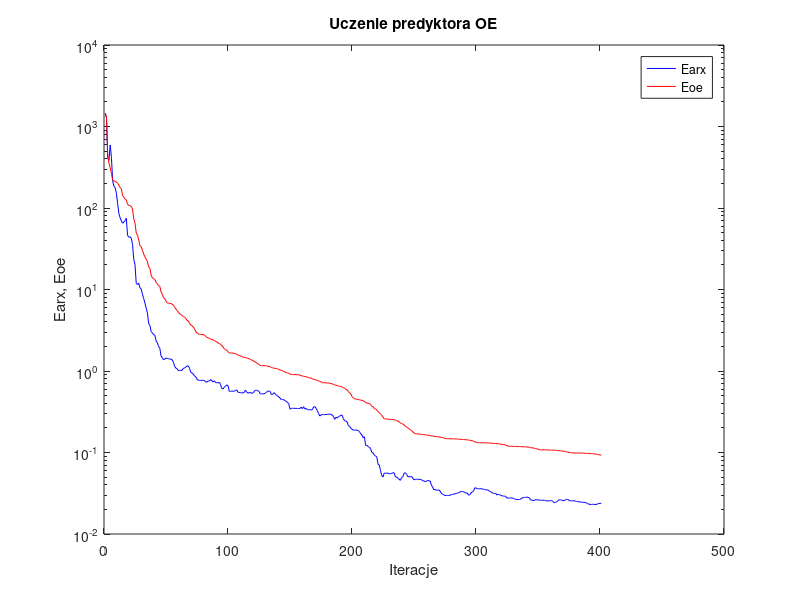
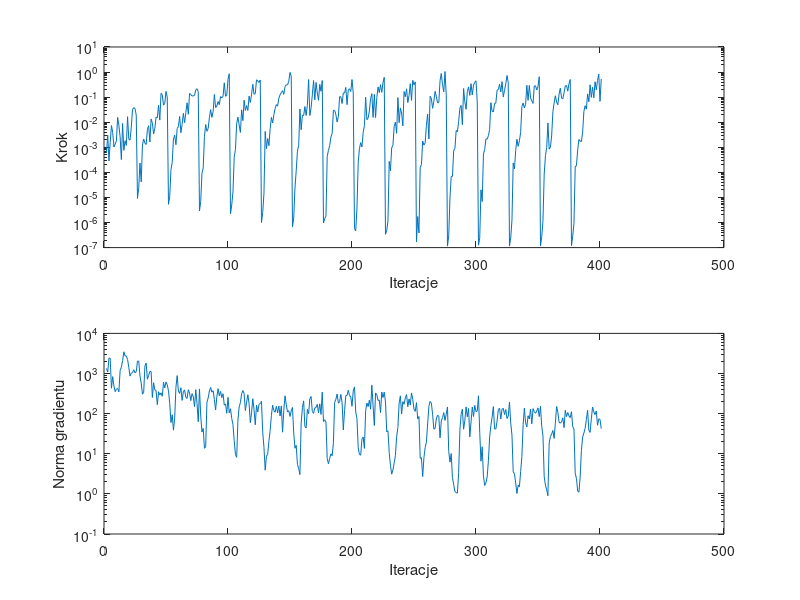

The MATLAB source for these figures, in order:
%uczenie predyktora oe
clear all;
n=0; farx(n+1)=1.456377e+003; foe(n+1)=1.452859e+003; wspucz(n+1)=0.000000e+000; ng(n+1)=0.000000e+000;
%odnowa zmiennej metryki
n=1; farx(n+1)=1.277657e+003; foe(n+1)=1.292527e+003; krok(n+1)=6.038301e-004; ng(n+1)=1.340017e+003;
n=2; farx(n+1)=4.086706e+002; foe(n+1)=4.455841e+002; krok(n+1)=3.065383e-003; ng(n+1)=1.084006e+003;
n=3; farx(n+1)=3.866228e+002; foe(n+1)=3.549184e+002; krok(n+1)=2.841575e-004; ng(n+1)=2.446522e+003;
n=4; farx(n+1)=5.940318e+002; foe(n+1)=3.111898e+002; krok(n+1)=1.524981e-003; ng(n+1)=2.386568e+003;
n=5; farx(n+1)=4.148814e+002; foe(n+1)=2.664880e+002; krok(n+1)=7.385876e-003; ng(n+1)=4.291832e+002;
n=6; farx(n+1)=2.128300e+002; foe(n+1)=2.191077e+002; krok(n+1)=3.928808e-003; ng(n+1)=8.372748e+002;
n=7; farx(n+1)=1.847651e+002; foe(n+1)=2.141482e+002; krok(n+1)=1.031567e-003; ng(n+1)=4.880029e+002;
n=8; farx(n+1)=1.774932e+002; foe(n+1)=2.126130e+002; krok(n+1)=1.336585e-003; ng(n+1)=3.537248e+002;
n=9; farx(n+1)=1.510656e+002; foe(n+1)=2.086439e+002; krok(n+1)=1.812955e-003; ng(n+1)=4.113142e+002;
n=10; farx(n+1)=1.130806e+002; foe(n+1)=2.015869e+002; krok(n+1)=1.552269e-002; ng(n+1)=4.234384e+002;
n=11; farx(n+1)=8.528418e+001; foe(n+1)=1.911361e+002; krok(n+1)=7.418259e-003; ng(n+1)=3.486341e+002;
n=12; farx(n+1)=7.596672e+001; foe(n+1)=1.782133e+002; krok(n+1)=2.600877e-003; ng(n+1)=1.198147e+003;
n=13; farx(n+1)=6.928417e+001; foe(n+1)=1.719759e+002; krok(n+1)=3.229906e-004; ng(n+1)=1.426935e+003;
n=14; farx(n+1)=6.503297e+001; foe(n+1)=1.413535e+002; krok(n+1)=8.894860e-003; ng(n+1)=2.088435e+003;
n=15; farx(n+1)=6.724423e+001; foe(n+1)=1.349823e+002; krok(n+1)=7.543972e-004; ng(n+1)=3.476159e+003;
n=16; farx(n+1)=7.001298e+001; foe(n+1)=1.294975e+002; krok(n+1)=1.830478e-003; ng(n+1)=2.742891e+003;
n=17; farx(n+1)=7.465363e+001; foe(n+1)=1.253173e+002; krok(n+1)=1.190370e-003; ng(n+1)=2.744255e+003;
n=18; farx(n+1)=4.611569e+001; foe(n+1)=1.105678e+002; krok(n+1)=1.660195e-002; ng(n+1)=2.245401e+003;
n=19; farx(n+1)=4.386466e+001; foe(n+1)=1.076546e+002; krok(n+1)=2.117795e-003; ng(n+1)=1.418902e+003;
n=20; farx(n+1)=4.421163e+001; foe(n+1)=1.070256e+002; krok(n+1)=1.929064e-003; ng(n+1)=8.631915e+002;
n=21; farx(n+1)=4.259225e+001; foe(n+1)=1.043110e+002; krok(n+1)=6.303106e-003; ng(n+1)=1.024621e+003;
n=22; farx(n+1)=3.565999e+001; foe(n+1)=9.738628e+001; krok(n+1)=3.243320e-002; ng(n+1)=1.054168e+003;
n=23; farx(n+1)=2.344738e+001; foe(n+1)=7.354872e+001; krok(n+1)=3.789541e-002; ng(n+1)=1.242762e+003;
n=24; farx(n+1)=2.020843e+001; foe(n+1)=6.519463e+001; krok(n+1)=3.481722e-002; ng(n+1)=1.043037e+003;
n=25; farx(n+1)=1.185323e+001; foe(n+1)=4.938610e+001; krok(n+1)=1.902655e-002; ng(n+1)=1.116641e+003;
%odnowa zmiennej metryki
n=26; farx(n+1)=1.150843e+001; foe(n+1)=4.677311e+001; krok(n+1)=9.148208e-006; ng(n+1)=2.035491e+003;
n=27; farx(n+1)=1.198197e+001; foe(n+1)=4.063309e+001; krok(n+1)=2.418894e-005; ng(n+1)=2.044840e+003;
n=28; farx(n+1)=1.050526e+001; foe(n+1)=3.433608e+001; krok(n+1)=2.353374e-004; ng(n+1)=8.682752e+002;
n=29; farx(n+1)=1.015565e+001; foe(n+1)=3.350954e+001; krok(n+1)=4.184295e-005; ng(n+1)=5.772650e+002;
n=30; farx(n+1)=8.756204e+000; foe(n+1)=3.028949e+001; krok(n+1)=1.242471e-003; ng(n+1)=3.057219e+002;
n=31; farx(n+1)=7.744484e+000; foe(n+1)=2.716025e+001; krok(n+1)=2.135619e-003; ng(n+1)=3.412386e+002;
n=32; farx(n+1)=6.842643e+000; foe(n+1)=2.518822e+001; krok(n+1)=1.481195e-003; ng(n+1)=1.547214e+003;
n=33; farx(n+1)=5.914954e+000; foe(n+1)=2.363328e+001; krok(n+1)=1.299476e-003; ng(n+1)=1.830707e+003;
n=34; farx(n+1)=5.183602e+000; foe(n+1)=2.208159e+001; krok(n+1)=5.095665e-003; ng(n+1)=7.193926e+002;
n=35; farx(n+1)=3.844833e+000; foe(n+1)=1.904467e+001; krok(n+1)=7.251821e-003; ng(n+1)=8.976970e+002;
n=36; farx(n+1)=3.633207e+000; foe(n+1)=1.820680e+001; krok(n+1)=1.632192e-003; ng(n+1)=1.133290e+003;
n=37; farx(n+1)=3.046731e+000; foe(n+1)=1.500899e+001; krok(n+1)=1.352965e-002; ng(n+1)=1.113053e+003;
n=38; farx(n+1)=2.937762e+000; foe(n+1)=1.393144e+001; krok(n+1)=9.175071e-003; ng(n+1)=2.529928e+002;
n=39; farx(n+1)=2.787082e+000; foe(n+1)=1.358472e+001; krok(n+1)=3.416397e-003; ng(n+1)=5.904211e+002;
n=40; farx(n+1)=2.755243e+000; foe(n+1)=1.331726e+001; krok(n+1)=5.680993e-003; ng(n+1)=3.897811e+002;
n=41; farx(n+1)=2.349418e+000; foe(n+1)=1.223749e+001; krok(n+1)=1.614645e-002; ng(n+1)=3.754569e+002;
n=42; farx(n+1)=2.224846e+000; foe(n+1)=1.181715e+001; krok(n+1)=1.495979e-002; ng(n+1)=1.677566e+002;
n=43; farx(n+1)=1.999904e+000; foe(n+1)=1.111430e+001; krok(n+1)=4.756755e-002; ng(n+1)=3.505023e+002;
n=44; farx(n+1)=1.908258e+000; foe(n+1)=1.093573e+001; krok(n+1)=1.213054e-002; ng(n+1)=2.911479e+002;
n=45; farx(n+1)=1.532475e+000; foe(n+1)=9.349238e+000; krok(n+1)=1.423178e-001; ng(n+1)=3.298963e+002;
n=46; farx(n+1)=1.464276e+000; foe(n+1)=8.753108e+000; krok(n+1)=1.221144e-001; ng(n+1)=2.714475e+002;
n=47; farx(n+1)=1.366575e+000; foe(n+1)=7.930014e+000; krok(n+1)=4.797973e-002; ng(n+1)=6.032532e+002;
n=48; farx(n+1)=1.399206e+000; foe(n+1)=7.724040e+000; krok(n+1)=5.576355e-002; ng(n+1)=4.372413e+002;
n=49; farx(n+1)=1.439918e+000; foe(n+1)=7.199393e+000; krok(n+1)=1.701816e-001; ng(n+1)=6.191441e+002;
n=50; farx(n+1)=1.426351e+000; foe(n+1)=6.847453e+000; krok(n+1)=1.016482e-001; ng(n+1)=5.241713e+002;
%odnowa zmiennej metryki
n=51; farx(n+1)=1.413536e+000; foe(n+1)=6.787347e+000; krok(n+1)=5.320105e-006; ng(n+1)=3.739896e+002;
n=52; farx(n+1)=1.408170e+000; foe(n+1)=6.748472e+000; krok(n+1)=1.103022e-005; ng(n+1)=1.785194e+002;
n=53; farx(n+1)=1.393823e+000; foe(n+1)=6.722721e+000; krok(n+1)=1.300621e-004; ng(n+1)=5.996195e+001;
n=54; farx(n+1)=1.371732e+000; foe(n+1)=6.606583e+000; krok(n+1)=2.478815e-004; ng(n+1)=9.418906e+001;
n=55; farx(n+1)=1.281055e+000; foe(n+1)=6.405782e+000; krok(n+1)=2.121656e-003; ng(n+1)=3.871672e+001;
n=56; farx(n+1)=1.137348e+000; foe(n+1)=6.048526e+000; krok(n+1)=3.049962e-003; ng(n+1)=7.713476e+001;
n=57; farx(n+1)=1.081075e+000; foe(n+1)=5.762417e+000; krok(n+1)=1.265711e-003; ng(n+1)=4.559614e+002;
n=58; farx(n+1)=1.069124e+000; foe(n+1)=5.513312e+000; krok(n+1)=5.636318e-003; ng(n+1)=8.878409e+002;
n=59; farx(n+1)=1.004415e+000; foe(n+1)=5.256692e+000; krok(n+1)=6.718810e-003; ng(n+1)=3.664005e+002;
n=60; farx(n+1)=1.021009e+000; foe(n+1)=5.033452e+000; krok(n+1)=1.694236e-002; ng(n+1)=3.171810e+002;
n=61; farx(n+1)=1.009829e+000; foe(n+1)=4.933088e+000; krok(n+1)=3.816075e-003; ng(n+1)=4.424274e+002;
n=62; farx(n+1)=1.028356e+000; foe(n+1)=4.785429e+000; krok(n+1)=8.204311e-003; ng(n+1)=2.137593e+002;
n=63; farx(n+1)=1.071435e+000; foe(n+1)=4.644538e+000; krok(n+1)=2.258989e-002; ng(n+1)=3.512635e+002;
n=64; farx(n+1)=1.095562e+000; foe(n+1)=4.582526e+000; krok(n+1)=9.552064e-003; ng(n+1)=3.896866e+002;
n=65; farx(n+1)=1.120032e+000; foe(n+1)=4.412205e+000; krok(n+1)=2.440235e-002; ng(n+1)=2.533445e+002;
n=66; farx(n+1)=1.153676e+000; foe(n+1)=4.165348e+000; krok(n+1)=5.945329e-002; ng(n+1)=2.400313e+002;
n=67; farx(n+1)=1.155058e+000; foe(n+1)=4.119722e+000; krok(n+1)=2.069003e-002; ng(n+1)=3.959079e+002;
n=68; farx(n+1)=1.076321e+000; foe(n+1)=3.845200e+000; krok(n+1)=1.410702e-001; ng(n+1)=3.267239e+002;
n=69; farx(n+1)=9.633152e-001; foe(n+1)=3.662738e+000; krok(n+1)=1.259763e-001; ng(n+1)=2.114588e+002;
n=70; farx(n+1)=9.466047e-001; foe(n+1)=3.607334e+000; krok(n+1)=1.115271e-001; ng(n+1)=3.156115e+002;
n=71; farx(n+1)=9.181445e-001; foe(n+1)=3.452256e+000; krok(n+1)=1.114169e-001; ng(n+1)=2.629264e+002;
n=72; farx(n+1)=8.665490e-001; foe(n+1)=3.284508e+000; krok(n+1)=1.181740e-001; ng(n+1)=1.493283e+002;
n=73; farx(n+1)=8.522434e-001; foe(n+1)=3.046426e+000; krok(n+1)=1.931257e-001; ng(n+1)=3.952210e+002;
n=74; farx(n+1)=7.892529e-001; foe(n+1)=2.928039e+000; krok(n+1)=2.169866e-001; ng(n+1)=1.801288e+002;
n=75; farx(n+1)=7.701968e-001; foe(n+1)=2.858290e+000; krok(n+1)=1.685881e-001; ng(n+1)=6.262059e+001;
%odnowa zmiennej metryki
n=76; farx(n+1)=7.669336e-001; foe(n+1)=2.821318e+000; krok(n+1)=2.899441e-006; ng(n+1)=4.123831e+002;
n=77; farx(n+1)=7.664420e-001; foe(n+1)=2.815957e+000; krok(n+1)=6.966570e-006; ng(n+1)=8.688136e+001;
n=78; farx(n+1)=7.705030e-001; foe(n+1)=2.806078e+000; krok(n+1)=9.108681e-005; ng(n+1)=3.481898e+001;
n=79; farx(n+1)=7.672193e-001; foe(n+1)=2.785376e+000; krok(n+1)=1.500405e-004; ng(n+1)=4.282771e+001;
n=80; farx(n+1)=7.651254e-001; foe(n+1)=2.759679e+000; krok(n+1)=2.716773e-003; ng(n+1)=1.368428e+001;
n=81; farx(n+1)=7.319243e-001; foe(n+1)=2.656677e+000; krok(n+1)=8.099144e-003; ng(n+1)=1.491531e+001;
n=82; farx(n+1)=7.303463e-001; foe(n+1)=2.589198e+000; krok(n+1)=4.342738e-003; ng(n+1)=1.922098e+002;
n=83; farx(n+1)=7.552446e-001; foe(n+1)=2.548289e+000; krok(n+1)=5.608324e-003; ng(n+1)=2.460229e+002;
n=84; farx(n+1)=7.535631e-001; foe(n+1)=2.513065e+000; krok(n+1)=1.547432e-002; ng(n+1)=3.667640e+002;
n=85; farx(n+1)=7.881683e-001; foe(n+1)=2.455715e+000; krok(n+1)=3.172714e-002; ng(n+1)=4.502851e+002;
n=86; farx(n+1)=7.588666e-001; foe(n+1)=2.432796e+000; krok(n+1)=1.552665e-002; ng(n+1)=3.436250e+002;
n=87; farx(n+1)=7.351467e-001; foe(n+1)=2.410137e+000; krok(n+1)=2.643052e-002; ng(n+1)=3.729078e+002;
n=88; farx(n+1)=7.578447e-001; foe(n+1)=2.364648e+000; krok(n+1)=1.269153e-001; ng(n+1)=2.267361e+002;
n=89; farx(n+1)=7.203519e-001; foe(n+1)=2.309203e+000; krok(n+1)=3.876047e-002; ng(n+1)=1.234479e+002;
n=90; farx(n+1)=7.203645e-001; foe(n+1)=2.276175e+000; krok(n+1)=4.438543e-002; ng(n+1)=2.647614e+002;
n=91; farx(n+1)=7.140357e-001; foe(n+1)=2.203096e+000; krok(n+1)=6.677458e-002; ng(n+1)=4.202736e+002;
n=92; farx(n+1)=7.265538e-001; foe(n+1)=2.166930e+000; krok(n+1)=5.005537e-002; ng(n+1)=2.785460e+002;
n=93; farx(n+1)=6.820604e-001; foe(n+1)=2.128624e+000; krok(n+1)=1.057059e-001; ng(n+1)=3.594296e+002;
n=94; farx(n+1)=6.084973e-001; foe(n+1)=2.039075e+000; krok(n+1)=9.359461e-002; ng(n+1)=2.510938e+002;
n=95; farx(n+1)=6.023176e-001; foe(n+1)=1.975983e+000; krok(n+1)=1.076512e-001; ng(n+1)=3.141463e+002;
n=96; farx(n+1)=6.331803e-001; foe(n+1)=1.869358e+000; krok(n+1)=3.730916e-001; ng(n+1)=1.630040e+002;
n=97; farx(n+1)=6.528643e-001; foe(n+1)=1.829820e+000; krok(n+1)=1.084302e-001; ng(n+1)=1.745158e+002;
n=98; farx(n+1)=6.766448e-001; foe(n+1)=1.792791e+000; krok(n+1)=1.178633e-001; ng(n+1)=1.021875e+002;
n=99; farx(n+1)=6.595622e-001; foe(n+1)=1.721584e+000; krok(n+1)=5.076613e-001; ng(n+1)=2.555922e+002;
n=100; farx(n+1)=5.641781e-001; foe(n+1)=1.665168e+000; krok(n+1)=8.536620e-001; ng(n+1)=1.046494e+002;
%odnowa zmiennej metryki
n=101; farx(n+1)=5.638804e-001; foe(n+1)=1.661652e+000; krok(n+1)=2.208309e-006; ng(n+1)=1.323071e+002;
n=102; farx(n+1)=5.643859e-001; foe(n+1)=1.658940e+000; krok(n+1)=4.976235e-006; ng(n+1)=7.672888e+001;
n=103; farx(n+1)=5.668496e-001; foe(n+1)=1.654913e+000; krok(n+1)=1.665862e-005; ng(n+1)=5.319735e+001;
n=104; farx(n+1)=5.674374e-001; foe(n+1)=1.643236e+000; krok(n+1)=3.984182e-004; ng(n+1)=2.134574e+001;
n=105; farx(n+1)=5.701845e-001; foe(n+1)=1.639118e+000; krok(n+1)=8.259539e-004; ng(n+1)=9.600369e+000;
n=106; farx(n+1)=5.888282e-001; foe(n+1)=1.602848e+000; krok(n+1)=9.096510e-003; ng(n+1)=8.152698e+000;
n=107; farx(n+1)=5.500729e-001; foe(n+1)=1.571342e+000; krok(n+1)=1.594192e-002; ng(n+1)=6.922950e+001;
n=108; farx(n+1)=5.451370e-001; foe(n+1)=1.555556e+000; krok(n+1)=7.716255e-003; ng(n+1)=1.458305e+002;
n=109; farx(n+1)=5.440378e-001; foe(n+1)=1.540754e+000; krok(n+1)=3.930173e-003; ng(n+1)=1.893354e+002;
n=110; farx(n+1)=5.360361e-001; foe(n+1)=1.499659e+000; krok(n+1)=3.119818e-002; ng(n+1)=3.136167e+002;
n=111; farx(n+1)=5.431773e-001; foe(n+1)=1.485527e+000; krok(n+1)=1.154146e-002; ng(n+1)=3.758860e+002;
n=112; farx(n+1)=5.428832e-001; foe(n+1)=1.471215e+000; krok(n+1)=7.533713e-002; ng(n+1)=3.188494e+002;
n=113; farx(n+1)=5.824809e-001; foe(n+1)=1.461766e+000; krok(n+1)=2.946581e-002; ng(n+1)=1.188721e+002;
n=114; farx(n+1)=5.540574e-001; foe(n+1)=1.441863e+000; krok(n+1)=4.569519e-002; ng(n+1)=1.929109e+002;
n=115; farx(n+1)=5.334321e-001; foe(n+1)=1.433327e+000; krok(n+1)=2.946581e-002; ng(n+1)=2.952404e+002;
n=116; farx(n+1)=5.410619e-001; foe(n+1)=1.413714e+000; krok(n+1)=1.096649e-001; ng(n+1)=1.777391e+002;
n=117; farx(n+1)=5.483929e-001; foe(n+1)=1.391668e+000; krok(n+1)=6.128758e-002; ng(n+1)=5.947365e+001;
n=118; farx(n+1)=5.304478e-001; foe(n+1)=1.370508e+000; krok(n+1)=1.297328e-001; ng(n+1)=1.055893e+002;
n=119; farx(n+1)=5.379080e-001; foe(n+1)=1.335256e+000; krok(n+1)=3.255844e-001; ng(n+1)=2.357652e+002;
n=120; farx(n+1)=5.570308e-001; foe(n+1)=1.316193e+000; krok(n+1)=1.297328e-001; ng(n+1)=1.265071e+002;
n=121; farx(n+1)=5.796962e-001; foe(n+1)=1.292177e+000; krok(n+1)=1.387085e-001; ng(n+1)=5.283599e+001;
n=122; farx(n+1)=5.811298e-001; foe(n+1)=1.253664e+000; krok(n+1)=4.923082e-001; ng(n+1)=1.618947e+002;
n=123; farx(n+1)=5.731793e-001; foe(n+1)=1.231796e+000; krok(n+1)=4.385923e-001; ng(n+1)=1.108683e+002;
n=124; farx(n+1)=5.627646e-001; foe(n+1)=1.206565e+000; krok(n+1)=3.852268e-001; ng(n+1)=1.720955e+002;
n=125; farx(n+1)=5.250075e-001; foe(n+1)=1.168974e+000; krok(n+1)=4.819709e-001; ng(n+1)=1.778897e+002;
%odnowa zmiennej metryki
n=126; farx(n+1)=5.247044e-001; foe(n+1)=1.165111e+000; krok(n+1)=9.986485e-007; ng(n+1)=2.019679e+002;
n=127; farx(n+1)=5.245660e-001; foe(n+1)=1.164765e+000; krok(n+1)=2.533654e-006; ng(n+1)=3.437601e+001;
n=128; farx(n+1)=5.240104e-001; foe(n+1)=1.164487e+000; krok(n+1)=1.476011e-005; ng(n+1)=1.436669e+001;
n=129; farx(n+1)=5.330894e-001; foe(n+1)=1.160679e+000; krok(n+1)=4.290347e-003; ng(n+1)=3.893659e+000;
n=130; farx(n+1)=5.514393e-001; foe(n+1)=1.154821e+000; krok(n+1)=8.897443e-004; ng(n+1)=8.728298e+000;
n=131; farx(n+1)=5.618086e-001; foe(n+1)=1.149248e+000; krok(n+1)=2.223715e-003; ng(n+1)=9.586401e+000;
n=132; farx(n+1)=5.703005e-001; foe(n+1)=1.142106e+000; krok(n+1)=1.167278e-003; ng(n+1)=2.108143e+001;
n=133; farx(n+1)=5.611711e-001; foe(n+1)=1.129467e+000; krok(n+1)=5.548179e-003; ng(n+1)=3.829771e+001;
n=134; farx(n+1)=5.131124e-001; foe(n+1)=1.103417e+000; krok(n+1)=1.555850e-002; ng(n+1)=9.121965e+001;
n=135; farx(n+1)=5.160523e-001; foe(n+1)=1.092866e+000; krok(n+1)=9.374654e-003; ng(n+1)=1.623744e+002;
n=136; farx(n+1)=5.427266e-001; foe(n+1)=1.085520e+000; krok(n+1)=2.000182e-002; ng(n+1)=1.188415e+002;
n=137; farx(n+1)=5.258827e-001; foe(n+1)=1.077113e+000; krok(n+1)=3.535818e-002; ng(n+1)=1.085891e+002;
n=138; farx(n+1)=5.026736e-001; foe(n+1)=1.071430e+000; krok(n+1)=5.042484e-002; ng(n+1)=1.523422e+002;
n=139; farx(n+1)=4.940343e-001; foe(n+1)=1.065249e+000; krok(n+1)=4.356626e-002; ng(n+1)=1.047112e+002;
n=140; farx(n+1)=4.799860e-001; foe(n+1)=1.042932e+000; krok(n+1)=9.137743e-002; ng(n+1)=1.554852e+002;
n=141; farx(n+1)=4.656321e-001; foe(n+1)=1.031883e+000; krok(n+1)=1.237945e-001; ng(n+1)=8.720907e+001;
n=142; farx(n+1)=4.461940e-001; foe(n+1)=1.015606e+000; krok(n+1)=1.523673e-001; ng(n+1)=1.552683e+002;
n=143; farx(n+1)=4.465324e-001; foe(n+1)=1.001675e+000; krok(n+1)=1.818254e-001; ng(n+1)=3.449329e+001;
n=144; farx(n+1)=4.453726e-001; foe(n+1)=9.887502e-001; krok(n+1)=1.294832e-001; ng(n+1)=1.216558e+002;
n=145; farx(n+1)=4.303671e-001; foe(n+1)=9.714435e-001; krok(n+1)=2.663792e-001; ng(n+1)=2.784272e+002;
n=146; farx(n+1)=4.245337e-001; foe(n+1)=9.565566e-001; krok(n+1)=3.106282e-001; ng(n+1)=1.670994e+002;
n=147; farx(n+1)=4.104172e-001; foe(n+1)=9.499480e-001; krok(n+1)=3.080168e-001; ng(n+1)=1.095311e+002;
n=148; farx(n+1)=3.980428e-001; foe(n+1)=9.349832e-001; krok(n+1)=4.288049e-001; ng(n+1)=1.189972e+002;
n=149; farx(n+1)=3.398137e-001; foe(n+1)=9.173547e-001; krok(n+1)=9.639418e-001; ng(n+1)=8.500560e+001;
n=150; farx(n+1)=3.487348e-001; foe(n+1)=9.056635e-001; krok(n+1)=6.809733e-001; ng(n+1)=1.175309e+002;
%odnowa zmiennej metryki
n=151; farx(n+1)=3.487201e-001; foe(n+1)=9.044506e-001; krok(n+1)=6.797682e-007; ng(n+1)=1.427405e+002;
n=152; farx(n+1)=3.486803e-001; foe(n+1)=9.042508e-001; krok(n+1)=1.493291e-006; ng(n+1)=3.271518e+001;
n=153; farx(n+1)=3.481401e-001; foe(n+1)=9.037908e-001; krok(n+1)=2.382783e-005; ng(n+1)=1.369552e+001;
n=154; farx(n+1)=3.480649e-001; foe(n+1)=9.011881e-001; krok(n+1)=1.154043e-004; ng(n+1)=1.632572e+001;
n=155; farx(n+1)=3.466152e-001; foe(n+1)=8.997133e-001; krok(n+1)=7.068943e-004; ng(n+1)=5.446508e+000;
n=156; farx(n+1)=3.467519e-001; foe(n+1)=8.988527e-001; krok(n+1)=1.176191e-003; ng(n+1)=4.301803e+000;
n=157; farx(n+1)=3.471160e-001; foe(n+1)=8.863826e-001; krok(n+1)=3.370660e-002; ng(n+1)=3.023937e+000;
n=158; farx(n+1)=3.597230e-001; foe(n+1)=8.767961e-001; krok(n+1)=5.003630e-003; ng(n+1)=5.832944e+001;
n=159; farx(n+1)=3.450582e-001; foe(n+1)=8.685863e-001; krok(n+1)=1.910413e-002; ng(n+1)=1.406646e+002;
n=160; farx(n+1)=3.646944e-001; foe(n+1)=8.611388e-001; krok(n+1)=1.843505e-002; ng(n+1)=2.083250e+002;
n=161; farx(n+1)=3.412304e-001; foe(n+1)=8.563637e-001; krok(n+1)=4.215364e-002; ng(n+1)=4.814035e+001;
n=162; farx(n+1)=3.470883e-001; foe(n+1)=8.492237e-001; krok(n+1)=1.859840e-002; ng(n+1)=4.389355e+001;
n=163; farx(n+1)=3.370863e-001; foe(n+1)=8.438803e-001; krok(n+1)=4.774286e-002; ng(n+1)=1.271728e+002;
n=164; farx(n+1)=3.332261e-001; foe(n+1)=8.279521e-001; krok(n+1)=5.030381e-001; ng(n+1)=9.966683e+001;
n=165; farx(n+1)=3.364576e-001; foe(n+1)=8.243154e-001; krok(n+1)=1.853599e-002; ng(n+1)=2.358564e+002;
n=166; farx(n+1)=3.329543e-001; foe(n+1)=8.182635e-001; krok(n+1)=3.774616e-002; ng(n+1)=2.664439e+002;
n=167; farx(n+1)=3.354883e-001; foe(n+1)=8.054003e-001; krok(n+1)=1.232694e-001; ng(n+1)=1.125936e+002;
n=168; farx(n+1)=3.623951e-001; foe(n+1)=7.899712e-001; krok(n+1)=4.602673e-001; ng(n+1)=1.017368e+002;
n=169; farx(n+1)=3.660997e-001; foe(n+1)=7.863036e-001; krok(n+1)=7.808311e-002; ng(n+1)=1.384321e+002;
n=170; farx(n+1)=3.486931e-001; foe(n+1)=7.769499e-001; krok(n+1)=3.870680e-001; ng(n+1)=1.428435e+002;
n=171; farx(n+1)=3.277283e-001; foe(n+1)=7.655346e-001; krok(n+1)=1.455442e-001; ng(n+1)=1.700742e+002;
n=172; farx(n+1)=3.016434e-001; foe(n+1)=7.559788e-001; krok(n+1)=7.475647e-002; ng(n+1)=1.046510e+002;
n=173; farx(n+1)=2.798811e-001; foe(n+1)=7.448480e-001; krok(n+1)=3.227510e-001; ng(n+1)=1.761837e+002;
n=174; farx(n+1)=2.895112e-001; foe(n+1)=7.357425e-001; krok(n+1)=1.713887e-001; ng(n+1)=9.546547e+001;
n=175; farx(n+1)=2.915486e-001; foe(n+1)=7.180019e-001; krok(n+1)=4.590250e-001; ng(n+1)=3.420975e+002;
%odnowa zmiennej metryki
n=176; farx(n+1)=2.916506e-001; foe(n+1)=7.174460e-001; krok(n+1)=9.595148e-007; ng(n+1)=6.370312e+001;
n=177; farx(n+1)=2.918939e-001; foe(n+1)=7.167945e-001; krok(n+1)=1.426350e-006; ng(n+1)=7.048000e+001;
n=178; farx(n+1)=2.923052e-001; foe(n+1)=7.159263e-001; krok(n+1)=1.839930e-006; ng(n+1)=6.172532e+001;
n=179; farx(n+1)=2.934387e-001; foe(n+1)=7.140143e-001; krok(n+1)=4.356528e-004; ng(n+1)=7.579731e+000;
n=180; farx(n+1)=2.948644e-001; foe(n+1)=7.124842e-001; krok(n+1)=7.496833e-004; ng(n+1)=5.625615e+000;
n=181; farx(n+1)=2.955909e-001; foe(n+1)=7.085670e-001; krok(n+1)=1.156459e-003; ng(n+1)=7.630856e+000;
n=182; farx(n+1)=2.944082e-001; foe(n+1)=7.024618e-001; krok(n+1)=2.586841e-003; ng(n+1)=9.981771e+000;
n=183; farx(n+1)=2.880288e-001; foe(n+1)=6.982880e-001; krok(n+1)=3.544455e-003; ng(n+1)=8.915036e+000;
n=184; farx(n+1)=2.768483e-001; foe(n+1)=6.808322e-001; krok(n+1)=2.992730e-002; ng(n+1)=1.871337e+001;
n=185; farx(n+1)=2.545877e-001; foe(n+1)=6.755405e-001; krok(n+1)=2.954351e-002; ng(n+1)=1.908078e+002;
n=186; farx(n+1)=2.711396e-001; foe(n+1)=6.702268e-001; krok(n+1)=2.000182e-002; ng(n+1)=2.285261e+002;
n=187; farx(n+1)=2.652862e-001; foe(n+1)=6.607439e-001; krok(n+1)=1.021537e-002; ng(n+1)=3.080388e+002;
n=188; farx(n+1)=2.739815e-001; foe(n+1)=6.567525e-001; krok(n+1)=1.664870e-002; ng(n+1)=1.828231e+002;
n=189; farx(n+1)=2.795365e-001; foe(n+1)=6.518734e-001; krok(n+1)=1.047148e-001; ng(n+1)=1.974759e+002;
n=190; farx(n+1)=2.860642e-001; foe(n+1)=6.444890e-001; krok(n+1)=1.031518e-001; ng(n+1)=3.012986e+002;
n=191; farx(n+1)=2.877738e-001; foe(n+1)=6.367062e-001; krok(n+1)=5.576355e-002; ng(n+1)=1.877929e+002;
n=192; farx(n+1)=2.604694e-001; foe(n+1)=6.253214e-001; krok(n+1)=1.487414e-001; ng(n+1)=3.932716e+001;
n=193; farx(n+1)=2.456403e-001; foe(n+1)=6.129134e-001; krok(n+1)=1.447238e-001; ng(n+1)=1.191614e+002;
n=194; farx(n+1)=2.429793e-001; foe(n+1)=5.953946e-001; krok(n+1)=2.442288e-001; ng(n+1)=2.805604e+002;
n=195; farx(n+1)=2.383109e-001; foe(n+1)=5.900682e-001; krok(n+1)=5.005537e-002; ng(n+1)=2.851369e+002;
n=196; farx(n+1)=2.147791e-001; foe(n+1)=5.593087e-001; krok(n+1)=1.907753e-001; ng(n+1)=3.816685e+002;
n=197; farx(n+1)=2.090395e-001; foe(n+1)=5.395496e-001; krok(n+1)=2.162376e-001; ng(n+1)=2.827395e+002;
n=198; farx(n+1)=1.996544e-001; foe(n+1)=5.264857e-001; krok(n+1)=1.686145e-001; ng(n+1)=2.613163e+002;
n=199; farx(n+1)=1.929694e-001; foe(n+1)=4.864010e-001; krok(n+1)=5.045340e-001; ng(n+1)=1.528137e+002;
n=200; farx(n+1)=1.887090e-001; foe(n+1)=4.693380e-001; krok(n+1)=1.454886e-001; ng(n+1)=3.676267e+002;
%odnowa zmiennej metryki
n=201; farx(n+1)=1.883979e-001; foe(n+1)=4.544310e-001; krok(n+1)=5.747487e-007; ng(n+1)=4.640001e+002;
n=202; farx(n+1)=1.883103e-001; foe(n+1)=4.537262e-001; krok(n+1)=4.669347e-007; ng(n+1)=1.105715e+002;
n=203; farx(n+1)=1.877297e-001; foe(n+1)=4.514753e-001; krok(n+1)=3.811241e-006; ng(n+1)=7.516020e+001;
n=204; farx(n+1)=1.866242e-001; foe(n+1)=4.477871e-001; krok(n+1)=2.431513e-004; ng(n+1)=1.421264e+001;
n=205; farx(n+1)=1.801381e-001; foe(n+1)=4.425322e-001; krok(n+1)=8.897443e-004; ng(n+1)=9.604131e+000;
n=206; farx(n+1)=1.701344e-001; foe(n+1)=4.390920e-001; krok(n+1)=1.532691e-003; ng(n+1)=9.226425e+000;
n=207; farx(n+1)=1.643253e-001; foe(n+1)=4.376391e-001; krok(n+1)=1.031514e-003; ng(n+1)=2.310567e+001;
n=208; farx(n+1)=1.517159e-001; foe(n+1)=4.316273e-001; krok(n+1)=3.904632e-003; ng(n+1)=2.617916e+001;
n=209; farx(n+1)=1.559241e-001; foe(n+1)=4.237089e-001; krok(n+1)=7.251821e-003; ng(n+1)=1.361215e+001;
n=210; farx(n+1)=1.221383e-001; foe(n+1)=4.091405e-001; krok(n+1)=9.907791e-002; ng(n+1)=1.195133e+002;
n=211; farx(n+1)=1.222180e-001; foe(n+1)=4.058836e-001; krok(n+1)=1.260621e-002; ng(n+1)=1.825314e+002;
n=212; farx(n+1)=1.182753e-001; foe(n+1)=4.020409e-001; krok(n+1)=1.481850e-002; ng(n+1)=1.496547e+002;
n=213; farx(n+1)=1.160003e-001; foe(n+1)=3.986606e-001; krok(n+1)=2.812841e-002; ng(n+1)=2.163235e+002;
n=214; farx(n+1)=1.114811e-001; foe(n+1)=3.895770e-001; krok(n+1)=8.877087e-002; ng(n+1)=1.294052e+002;
n=215; farx(n+1)=9.981546e-002; foe(n+1)=3.675570e-001; krok(n+1)=1.372911e-001; ng(n+1)=5.114245e+002;
n=216; farx(n+1)=9.942778e-002; foe(n+1)=3.646904e-001; krok(n+1)=1.556427e-002; ng(n+1)=1.566648e+002;
n=217; farx(n+1)=9.261213e-002; foe(n+1)=3.448814e-001; krok(n+1)=1.295348e-001; ng(n+1)=5.083120e+001;
n=218; farx(n+1)=9.068006e-002; foe(n+1)=3.420736e-001; krok(n+1)=1.532189e-002; ng(n+1)=3.286215e+002;
n=219; farx(n+1)=8.814076e-002; foe(n+1)=3.317438e-001; krok(n+1)=9.547529e-002; ng(n+1)=2.971161e+002;
n=220; farx(n+1)=7.180038e-002; foe(n+1)=3.173679e-001; krok(n+1)=2.554195e-001; ng(n+1)=2.135650e+002;
n=221; farx(n+1)=7.027586e-002; foe(n+1)=3.083688e-001; krok(n+1)=1.517792e-001; ng(n+1)=2.179458e+002;
n=222; farx(n+1)=6.005746e-002; foe(n+1)=2.959323e-001; krok(n+1)=3.136529e-001; ng(n+1)=1.059819e+002;
n=223; farx(n+1)=5.225159e-002; foe(n+1)=2.851799e-001; krok(n+1)=1.553141e-001; ng(n+1)=3.465698e+002;
n=224; farx(n+1)=5.002893e-002; foe(n+1)=2.734757e-001; krok(n+1)=3.828623e-001; ng(n+1)=2.514628e+002;
n=225; farx(n+1)=5.581692e-002; foe(n+1)=2.588285e-001; krok(n+1)=6.182030e-001; ng(n+1)=3.430955e+002;
%odnowa zmiennej metryki
n=226; farx(n+1)=5.577690e-002; foe(n+1)=2.577516e-001; krok(n+1)=3.382740e-007; ng(n+1)=1.962825e+002;
n=227; farx(n+1)=5.576654e-002; foe(n+1)=2.577106e-001; krok(n+1)=4.761404e-007; ng(n+1)=3.502610e+001;
n=228; farx(n+1)=5.570483e-002; foe(n+1)=2.575566e-001; krok(n+1)=1.169948e-006; ng(n+1)=3.759087e+001;
n=229; farx(n+1)=5.493220e-002; foe(n+1)=2.552694e-001; krok(n+1)=2.734728e-004; ng(n+1)=1.072822e+001;
n=230; farx(n+1)=5.487425e-002; foe(n+1)=2.549242e-001; krok(n+1)=1.154043e-004; ng(n+1)=5.184417e+000;
n=231; farx(n+1)=5.560310e-002; foe(n+1)=2.543836e-001; krok(n+1)=9.499141e-004; ng(n+1)=3.099111e+000;
n=232; farx(n+1)=5.618739e-002; foe(n+1)=2.540533e-001; krok(n+1)=1.194415e-003; ng(n+1)=3.931088e+000;
n=233; farx(n+1)=5.647106e-002; foe(n+1)=2.523015e-001; krok(n+1)=6.832143e-003; ng(n+1)=5.834684e+000;
n=234; farx(n+1)=4.994492e-002; foe(n+1)=2.499609e-001; krok(n+1)=1.012183e-002; ng(n+1)=9.054288e+000;
n=235; farx(n+1)=5.030576e-002; foe(n+1)=2.485285e-001; krok(n+1)=3.621201e-003; ng(n+1)=2.675638e+001;
n=236; farx(n+1)=4.838426e-002; foe(n+1)=2.427698e-001; krok(n+1)=9.599621e-002; ng(n+1)=4.482362e+001;
n=237; farx(n+1)=4.704215e-002; foe(n+1)=2.378045e-001; krok(n+1)=9.602589e-003; ng(n+1)=1.837916e+002;
n=238; farx(n+1)=4.555962e-002; foe(n+1)=2.309681e-001; krok(n+1)=3.710290e-002; ng(n+1)=2.777431e+002;
n=239; farx(n+1)=4.924438e-002; foe(n+1)=2.257824e-001; krok(n+1)=2.331518e-002; ng(n+1)=9.833169e+001;
n=240; farx(n+1)=5.048207e-002; foe(n+1)=2.240687e-001; krok(n+1)=7.119007e-003; ng(n+1)=1.987578e+002;
n=241; farx(n+1)=5.586065e-002; foe(n+1)=2.169289e-001; krok(n+1)=1.666671e-001; ng(n+1)=1.707785e+002;
n=242; farx(n+1)=5.649534e-002; foe(n+1)=2.109033e-001; krok(n+1)=1.036878e-001; ng(n+1)=2.478818e+002;
n=243; farx(n+1)=5.419960e-002; foe(n+1)=2.053049e-001; krok(n+1)=2.134155e-001; ng(n+1)=2.973784e+002;
n=244; farx(n+1)=5.039349e-002; foe(n+1)=2.012525e-001; krok(n+1)=6.081676e-002; ng(n+1)=1.488353e+002;
n=245; farx(n+1)=5.079994e-002; foe(n+1)=1.959161e-001; krok(n+1)=1.158784e-001; ng(n+1)=2.324369e+002;
n=246; farx(n+1)=5.012194e-002; foe(n+1)=1.891674e-001; krok(n+1)=3.421659e-001; ng(n+1)=1.634775e+002;
n=247; farx(n+1)=5.069310e-002; foe(n+1)=1.867559e-001; krok(n+1)=7.377901e-002; ng(n+1)=3.279063e+002;
n=248; farx(n+1)=4.874036e-002; foe(n+1)=1.793847e-001; krok(n+1)=4.681360e-001; ng(n+1)=2.274802e+002;
n=249; farx(n+1)=4.614045e-002; foe(n+1)=1.744213e-001; krok(n+1)=3.126376e-001; ng(n+1)=1.272213e+002;
n=250; farx(n+1)=4.699937e-002; foe(n+1)=1.700560e-001; krok(n+1)=4.063898e-001; ng(n+1)=1.139351e+002;
%odnowa zmiennej metryki
n=251; farx(n+1)=4.698686e-002; foe(n+1)=1.692974e-001; krok(n+1)=1.665354e-007; ng(n+1)=1.878929e+002;
n=252; farx(n+1)=4.692424e-002; foe(n+1)=1.684767e-001; krok(n+1)=1.729350e-006; ng(n+1)=7.327988e+001;
n=253; farx(n+1)=4.690650e-002; foe(n+1)=1.682714e-001; krok(n+1)=3.831330e-007; ng(n+1)=8.480095e+001;
n=254; farx(n+1)=4.675279e-002; foe(n+1)=1.676288e-001; krok(n+1)=1.589768e-004; ng(n+1)=7.647919e+000;
n=255; farx(n+1)=4.639011e-002; foe(n+1)=1.668323e-001; krok(n+1)=2.023685e-004; ng(n+1)=7.968604e+000;
n=256; farx(n+1)=4.507326e-002; foe(n+1)=1.661139e-001; krok(n+1)=1.772228e-003; ng(n+1)=2.697105e+000;
n=257; farx(n+1)=4.482818e-002; foe(n+1)=1.655080e-001; krok(n+1)=1.221241e-003; ng(n+1)=8.019678e+000;
n=258; farx(n+1)=4.399381e-002; foe(n+1)=1.646888e-001; krok(n+1)=1.499367e-003; ng(n+1)=1.425560e+001;
n=259; farx(n+1)=4.434739e-002; foe(n+1)=1.640093e-001; krok(n+1)=7.444102e-003; ng(n+1)=1.955771e+001;
n=260; farx(n+1)=4.559625e-002; foe(n+1)=1.634022e-001; krok(n+1)=2.128042e-002; ng(n+1)=5.535123e+001;
n=261; farx(n+1)=4.465008e-002; foe(n+1)=1.631415e-001; krok(n+1)=2.133516e-003; ng(n+1)=1.519524e+002;
n=262; farx(n+1)=4.486328e-002; foe(n+1)=1.615629e-001; krok(n+1)=1.081188e-001; ng(n+1)=2.020055e+002;
n=263; farx(n+1)=3.983081e-002; foe(n+1)=1.595969e-001; krok(n+1)=8.892157e-002; ng(n+1)=1.826516e+002;
n=264; farx(n+1)=3.784686e-002; foe(n+1)=1.590247e-001; krok(n+1)=3.586741e-002; ng(n+1)=9.639926e+001;
n=265; farx(n+1)=3.490344e-002; foe(n+1)=1.581357e-001; krok(n+1)=6.700045e-002; ng(n+1)=4.102668e+001;
n=266; farx(n+1)=3.533174e-002; foe(n+1)=1.575284e-001; krok(n+1)=1.702433e-001; ng(n+1)=4.279788e+001;
n=267; farx(n+1)=3.448484e-002; foe(n+1)=1.564952e-001; krok(n+1)=1.066998e-001; ng(n+1)=7.366125e+001;
n=268; farx(n+1)=3.449580e-002; foe(n+1)=1.562025e-001; krok(n+1)=5.893163e-002; ng(n+1)=9.090769e+001;
n=269; farx(n+1)=3.459120e-002; foe(n+1)=1.558413e-001; krok(n+1)=6.078596e-002; ng(n+1)=8.634588e+001;
n=270; farx(n+1)=3.380115e-002; foe(n+1)=1.546137e-001; krok(n+1)=4.536903e-001; ng(n+1)=2.491647e+001;
n=271; farx(n+1)=3.159762e-002; foe(n+1)=1.533358e-001; krok(n+1)=8.773192e-001; ng(n+1)=6.522494e+001;
n=272; farx(n+1)=3.068535e-002; foe(n+1)=1.522296e-001; krok(n+1)=3.119789e-001; ng(n+1)=7.930250e+001;
n=273; farx(n+1)=3.027863e-002; foe(n+1)=1.516135e-001; krok(n+1)=1.620110e-001; ng(n+1)=1.059941e+002;
n=274; farx(n+1)=2.965737e-002; foe(n+1)=1.487628e-001; krok(n+1)=1.049915e+000; ng(n+1)=6.762240e+001;
n=275; farx(n+1)=2.974106e-002; foe(n+1)=1.478851e-001; krok(n+1)=1.213694e-001; ng(n+1)=9.619645e+001;
%odnowa zmiennej metryki
n=276; farx(n+1)=2.974104e-002; foe(n+1)=1.476606e-001; krok(n+1)=1.144678e-007; ng(n+1)=1.468585e+002;
n=277; farx(n+1)=2.974141e-002; foe(n+1)=1.476573e-001; krok(n+1)=2.913172e-007; ng(n+1)=1.144404e+001;
n=278; farx(n+1)=2.975503e-002; foe(n+1)=1.476353e-001; krok(n+1)=9.464566e-006; ng(n+1)=6.195045e+000;
n=279; farx(n+1)=3.044556e-002; foe(n+1)=1.470026e-001; krok(n+1)=6.926183e-005; ng(n+1)=1.011292e+001;
n=280; farx(n+1)=3.051295e-002; foe(n+1)=1.469684e-001; krok(n+1)=6.905895e-005; ng(n+1)=2.531152e+000;
n=281; farx(n+1)=3.096593e-002; foe(n+1)=1.468701e-001; krok(n+1)=7.459007e-004; ng(n+1)=1.714267e+000;
n=282; farx(n+1)=3.109105e-002; foe(n+1)=1.468479e-001; krok(n+1)=8.786586e-004; ng(n+1)=1.139400e+000;
n=283; farx(n+1)=3.145575e-002; foe(n+1)=1.467596e-001; krok(n+1)=4.672280e-003; ng(n+1)=1.078692e+000;
n=284; farx(n+1)=3.166027e-002; foe(n+1)=1.465682e-001; krok(n+1)=4.096666e-003; ng(n+1)=1.042480e+000;
n=285; farx(n+1)=3.219342e-002; foe(n+1)=1.459086e-001; krok(n+1)=1.078150e-002; ng(n+1)=3.366895e+000;
n=286; farx(n+1)=3.251008e-002; foe(n+1)=1.455100e-001; krok(n+1)=3.678347e-002; ng(n+1)=3.861909e+001;
n=287; farx(n+1)=3.337719e-002; foe(n+1)=1.447500e-001; krok(n+1)=4.655230e-002; ng(n+1)=9.564710e+001;
n=288; farx(n+1)=3.324197e-002; foe(n+1)=1.444825e-001; krok(n+1)=7.993461e-003; ng(n+1)=1.280548e+002;
n=289; farx(n+1)=3.295689e-002; foe(n+1)=1.440392e-001; krok(n+1)=2.209722e-001; ng(n+1)=4.083003e+001;
n=290; farx(n+1)=3.229572e-002; foe(n+1)=1.437856e-001; krok(n+1)=6.460817e-002; ng(n+1)=6.783888e+001;
n=291; farx(n+1)=3.163711e-002; foe(n+1)=1.434970e-001; krok(n+1)=3.280985e-002; ng(n+1)=1.473020e+002;
n=292; farx(n+1)=3.202687e-002; foe(n+1)=1.429832e-001; krok(n+1)=1.677703e-001; ng(n+1)=8.368342e+001;
n=293; farx(n+1)=2.994867e-002; foe(n+1)=1.419804e-001; krok(n+1)=2.553603e-001; ng(n+1)=1.342206e+002;
n=294; farx(n+1)=3.033783e-002; foe(n+1)=1.416453e-001; krok(n+1)=1.174729e-001; ng(n+1)=2.632752e+001;
n=295; farx(n+1)=3.191023e-002; foe(n+1)=1.403793e-001; krok(n+1)=3.427774e-001; ng(n+1)=6.235924e+001;
n=296; farx(n+1)=3.289289e-002; foe(n+1)=1.394229e-001; krok(n+1)=1.226008e-001; ng(n+1)=1.456264e+002;
n=297; farx(n+1)=3.372325e-002; foe(n+1)=1.381509e-001; krok(n+1)=3.013485e-001; ng(n+1)=8.484573e+001;
n=298; farx(n+1)=3.690068e-002; foe(n+1)=1.351754e-001; krok(n+1)=3.923690e-001; ng(n+1)=1.605455e+002;
n=299; farx(n+1)=3.672676e-002; foe(n+1)=1.332622e-001; krok(n+1)=4.461084e-001; ng(n+1)=1.125335e+002;
n=300; farx(n+1)=3.592312e-002; foe(n+1)=1.326078e-001; krok(n+1)=6.392790e-002; ng(n+1)=1.161184e+002;
%odnowa zmiennej metryki
n=301; farx(n+1)=3.591860e-002; foe(n+1)=1.318119e-001; krok(n+1)=1.244400e-007; ng(n+1)=2.791604e+002;
n=302; farx(n+1)=3.591864e-002; foe(n+1)=1.317850e-001; krok(n+1)=2.386936e-007; ng(n+1)=3.429671e+001;
n=303; farx(n+1)=3.591457e-002; foe(n+1)=1.317256e-001; krok(n+1)=2.007443e-005; ng(n+1)=6.533501e+000;
n=304; farx(n+1)=3.586448e-002; foe(n+1)=1.315963e-001; krok(n+1)=6.866794e-006; ng(n+1)=1.495408e+001;
n=305; farx(n+1)=3.541413e-002; foe(n+1)=1.313830e-001; krok(n+1)=5.333277e-004; ng(n+1)=2.769885e+000;
n=306; farx(n+1)=3.503092e-002; foe(n+1)=1.313123e-001; krok(n+1)=8.181403e-004; ng(n+1)=1.619217e+000;
n=307; farx(n+1)=3.497552e-002; foe(n+1)=1.312584e-001; krok(n+1)=2.156451e-003; ng(n+1)=1.889551e+000;
n=308; farx(n+1)=3.458023e-002; foe(n+1)=1.310887e-001; krok(n+1)=2.123614e-003; ng(n+1)=2.641770e+000;
n=309; farx(n+1)=3.459124e-002; foe(n+1)=1.308114e-001; krok(n+1)=2.926191e-003; ng(n+1)=6.708480e+000;
n=310; farx(n+1)=3.319870e-002; foe(n+1)=1.305260e-001; krok(n+1)=5.095665e-003; ng(n+1)=2.602812e+001;
n=311; farx(n+1)=3.296152e-002; foe(n+1)=1.301097e-001; krok(n+1)=6.024636e-002; ng(n+1)=5.067009e+001;
n=312; farx(n+1)=3.207812e-002; foe(n+1)=1.296454e-001; krok(n+1)=2.720095e-002; ng(n+1)=8.190858e+001;
n=313; farx(n+1)=3.165877e-002; foe(n+1)=1.294361e-001; krok(n+1)=2.580064e-002; ng(n+1)=1.502112e+002;
n=314; farx(n+1)=3.132163e-002; foe(n+1)=1.290878e-001; krok(n+1)=5.584770e-002; ng(n+1)=4.160953e+001;
n=315; farx(n+1)=3.143349e-002; foe(n+1)=1.289503e-001; krok(n+1)=5.801457e-002; ng(n+1)=4.136079e+001;
n=316; farx(n+1)=3.001992e-002; foe(n+1)=1.284088e-001; krok(n+1)=1.902702e-001; ng(n+1)=6.542632e+001;
n=317; farx(n+1)=3.073335e-002; foe(n+1)=1.277249e-001; krok(n+1)=1.991516e-001; ng(n+1)=1.255969e+002;
n=318; farx(n+1)=3.021133e-002; foe(n+1)=1.271877e-001; krok(n+1)=3.261226e-001; ng(n+1)=1.365099e+002;
n=319; farx(n+1)=2.993401e-002; foe(n+1)=1.267606e-001; krok(n+1)=1.619492e-001; ng(n+1)=7.340284e+001;
n=320; farx(n+1)=2.930715e-002; foe(n+1)=1.254986e-001; krok(n+1)=4.158012e-001; ng(n+1)=1.298326e+002;
n=321; farx(n+1)=2.928187e-002; foe(n+1)=1.249825e-001; krok(n+1)=1.022485e-001; ng(n+1)=1.352685e+002;
n=322; farx(n+1)=2.911329e-002; foe(n+1)=1.245099e-001; krok(n+1)=1.865458e-001; ng(n+1)=9.455745e+001;
n=323; farx(n+1)=2.884482e-002; foe(n+1)=1.236050e-001; krok(n+1)=3.403631e-001; ng(n+1)=1.267364e+002;
n=324; farx(n+1)=2.754488e-002; foe(n+1)=1.211614e-001; krok(n+1)=7.271671e-001; ng(n+1)=7.591790e+001;
n=325; farx(n+1)=2.763931e-002; foe(n+1)=1.196548e-001; krok(n+1)=3.839848e-001; ng(n+1)=8.613861e+001;
%odnowa zmiennej metryki
n=326; farx(n+1)=2.763718e-002; foe(n+1)=1.192518e-001; krok(n+1)=1.149866e-007; ng(n+1)=1.932381e+002;
n=327; farx(n+1)=2.763550e-002; foe(n+1)=1.191804e-001; krok(n+1)=2.420588e-007; ng(n+1)=5.799936e+001;
n=328; farx(n+1)=2.762433e-002; foe(n+1)=1.190798e-001; krok(n+1)=1.268643e-006; ng(n+1)=2.929140e+001;
n=329; farx(n+1)=2.742842e-002; foe(n+1)=1.189109e-001; krok(n+1)=2.377984e-004; ng(n+1)=3.541614e+000;
n=330; farx(n+1)=2.710187e-002; foe(n+1)=1.187170e-001; krok(n+1)=1.367364e-004; ng(n+1)=3.186951e+000;
n=331; farx(n+1)=2.656378e-002; foe(n+1)=1.185768e-001; krok(n+1)=7.476124e-004; ng(n+1)=1.865622e+000;
n=332; farx(n+1)=2.653760e-002; foe(n+1)=1.184785e-001; krok(n+1)=2.086706e-003; ng(n+1)=1.025009e+000;
n=333; farx(n+1)=2.641405e-002; foe(n+1)=1.183598e-001; krok(n+1)=1.093065e-003; ng(n+1)=1.650351e+000;
n=334; farx(n+1)=2.645612e-002; foe(n+1)=1.182721e-001; krok(n+1)=1.812955e-003; ng(n+1)=1.503672e+000;
n=335; farx(n+1)=2.670515e-002; foe(n+1)=1.181429e-001; krok(n+1)=3.941672e-003; ng(n+1)=3.589742e+000;
n=336; farx(n+1)=2.773002e-002; foe(n+1)=1.178545e-001; krok(n+1)=4.256083e-002; ng(n+1)=8.650644e+000;
n=337; farx(n+1)=2.784994e-002; foe(n+1)=1.176654e-001; krok(n+1)=5.857529e-002; ng(n+1)=5.329167e+001;
n=338; farx(n+1)=2.825229e-002; foe(n+1)=1.173809e-001; krok(n+1)=3.730542e-002; ng(n+1)=1.367373e+002;
n=339; farx(n+1)=2.817839e-002; foe(n+1)=1.171541e-001; krok(n+1)=5.214880e-002; ng(n+1)=5.890420e+001;
n=340; farx(n+1)=2.837811e-002; foe(n+1)=1.169446e-001; krok(n+1)=2.972657e-001; ng(n+1)=4.663540e+001;
n=341; farx(n+1)=2.815058e-002; foe(n+1)=1.163704e-001; krok(n+1)=7.478469e-002; ng(n+1)=8.875115e+001;
n=342; farx(n+1)=2.782780e-002; foe(n+1)=1.157893e-001; krok(n+1)=2.931171e-001; ng(n+1)=7.334212e+001;
n=343; farx(n+1)=2.609433e-002; foe(n+1)=1.144564e-001; krok(n+1)=9.327289e-002; ng(n+1)=1.306167e+002;
n=344; farx(n+1)=2.603657e-002; foe(n+1)=1.143018e-001; krok(n+1)=7.113068e-002; ng(n+1)=5.569532e+001;
n=345; farx(n+1)=2.585028e-002; foe(n+1)=1.139107e-001; krok(n+1)=5.625683e-002; ng(n+1)=1.335825e+002;
n=346; farx(n+1)=2.577859e-002; foe(n+1)=1.127039e-001; krok(n+1)=2.800362e-001; ng(n+1)=1.112244e+002;
n=347; farx(n+1)=2.647709e-002; foe(n+1)=1.117253e-001; krok(n+1)=2.828655e-001; ng(n+1)=1.026427e+002;
n=348; farx(n+1)=2.619780e-002; foe(n+1)=1.108766e-001; krok(n+1)=1.928435e-001; ng(n+1)=1.168218e+002;
n=349; farx(n+1)=2.627452e-002; foe(n+1)=1.099264e-001; krok(n+1)=2.680018e-001; ng(n+1)=1.394421e+002;
n=350; farx(n+1)=2.596271e-002; foe(n+1)=1.082144e-001; krok(n+1)=6.537835e-001; ng(n+1)=8.444802e+001;
%odnowa zmiennej metryki
n=351; farx(n+1)=2.596115e-002; foe(n+1)=1.079673e-001; krok(n+1)=1.153338e-007; ng(n+1)=1.522876e+002;
n=352; farx(n+1)=2.596345e-002; foe(n+1)=1.079149e-001; krok(n+1)=2.709986e-007; ng(n+1)=4.864541e+001;
n=353; farx(n+1)=2.597354e-002; foe(n+1)=1.078301e-001; krok(n+1)=1.189435e-006; ng(n+1)=2.802927e+001;
n=354; farx(n+1)=2.595219e-002; foe(n+1)=1.077980e-001; krok(n+1)=8.459568e-005; ng(n+1)=2.677626e+000;
n=355; farx(n+1)=2.574921e-002; foe(n+1)=1.077179e-001; krok(n+1)=4.616173e-004; ng(n+1)=1.654376e+000;
n=356; farx(n+1)=2.537698e-002; foe(n+1)=1.076501e-001; krok(n+1)=9.645318e-004; ng(n+1)=1.252882e+000;
n=357; farx(n+1)=2.560207e-002; foe(n+1)=1.073315e-001; krok(n+1)=9.367765e-003; ng(n+1)=8.995320e-001;
n=358; farx(n+1)=2.553991e-002; foe(n+1)=1.072299e-001; krok(n+1)=8.522221e-004; ng(n+1)=1.857555e+001;
n=359; farx(n+1)=2.559486e-002; foe(n+1)=1.071776e-001; krok(n+1)=1.010647e-003; ng(n+1)=2.687068e+001;
n=360; farx(n+1)=2.574264e-002; foe(n+1)=1.071218e-001; krok(n+1)=2.827499e-003; ng(n+1)=3.111291e+001;
n=361; farx(n+1)=2.507449e-002; foe(n+1)=1.069878e-001; krok(n+1)=2.606552e-002; ng(n+1)=3.798272e+001;
n=362; farx(n+1)=2.418838e-002; foe(n+1)=1.067114e-001; krok(n+1)=5.945329e-002; ng(n+1)=2.408277e+001;
n=363; farx(n+1)=2.443098e-002; foe(n+1)=1.063540e-001; krok(n+1)=1.134226e-001; ng(n+1)=5.813151e+001;
n=364; farx(n+1)=2.472264e-002; foe(n+1)=1.061399e-001; krok(n+1)=6.403944e-002; ng(n+1)=1.510497e+002;
n=365; farx(n+1)=2.575970e-002; foe(n+1)=1.057240e-001; krok(n+1)=4.953895e-002; ng(n+1)=1.081528e+002;
n=366; farx(n+1)=2.626039e-002; foe(n+1)=1.053266e-001; krok(n+1)=1.320338e-001; ng(n+1)=6.094878e+001;
n=367; farx(n+1)=2.613584e-002; foe(n+1)=1.047796e-001; krok(n+1)=2.268451e-001; ng(n+1)=5.802653e+001;
n=368; farx(n+1)=2.612877e-002; foe(n+1)=1.045900e-001; krok(n+1)=9.233170e-002; ng(n+1)=6.237781e+001;
n=369; farx(n+1)=2.567693e-002; foe(n+1)=1.041277e-001; krok(n+1)=8.589342e-002; ng(n+1)=7.869644e+001;
n=370; farx(n+1)=2.569984e-002; foe(n+1)=1.038174e-001; krok(n+1)=1.486329e-001; ng(n+1)=4.496730e+001;
n=371; farx(n+1)=2.611308e-002; foe(n+1)=1.027116e-001; krok(n+1)=2.760258e-001; ng(n+1)=1.213919e+002;
n=372; farx(n+1)=2.663675e-002; foe(n+1)=1.018733e-001; krok(n+1)=2.951161e-001; ng(n+1)=8.445069e+001;
n=373; farx(n+1)=2.655097e-002; foe(n+1)=1.013093e-001; krok(n+1)=1.732520e-001; ng(n+1)=1.065622e+002;
n=374; farx(n+1)=2.590487e-002; foe(n+1)=9.999595e-002; krok(n+1)=3.477470e-001; ng(n+1)=8.741438e+001;
n=375; farx(n+1)=2.553437e-002; foe(n+1)=9.927348e-002; krok(n+1)=5.039997e-001; ng(n+1)=7.972016e+001;
%odnowa zmiennej metryki
n=376; farx(n+1)=2.553305e-002; foe(n+1)=9.907689e-002; krok(n+1)=1.191013e-007; ng(n+1)=1.117245e+002;
n=377; farx(n+1)=2.552941e-002; foe(n+1)=9.900371e-002; krok(n+1)=2.867878e-007; ng(n+1)=4.726333e+001;
n=378; farx(n+1)=2.551472e-002; foe(n+1)=9.887683e-002; krok(n+1)=9.367372e-007; ng(n+1)=4.129556e+001;
n=379; farx(n+1)=2.540660e-002; foe(n+1)=9.878928e-002; krok(n+1)=1.654388e-004; ng(n+1)=3.225827e+000;
n=380; farx(n+1)=2.512839e-002; foe(n+1)=9.865383e-002; krok(n+1)=1.842068e-004; ng(n+1)=2.437660e+000;
n=381; farx(n+1)=2.491140e-002; foe(n+1)=9.860243e-002; krok(n+1)=7.893559e-004; ng(n+1)=1.178551e+000;
n=382; farx(n+1)=2.487584e-002; foe(n+1)=9.855024e-002; krok(n+1)=2.038825e-003; ng(n+1)=1.104736e+000;
n=383; farx(n+1)=2.467990e-002; foe(n+1)=9.837482e-002; krok(n+1)=1.737584e-003; ng(n+1)=2.621139e+000;
n=384; farx(n+1)=2.471926e-002; foe(n+1)=9.829112e-002; krok(n+1)=1.688447e-003; ng(n+1)=1.217025e+001;
n=385; farx(n+1)=2.439103e-002; foe(n+1)=9.823085e-002; krok(n+1)=4.055547e-003; ng(n+1)=2.590745e+001;
n=386; farx(n+1)=2.452936e-002; foe(n+1)=9.803492e-002; krok(n+1)=2.698544e-002; ng(n+1)=3.289277e+001;
n=387; farx(n+1)=2.438029e-002; foe(n+1)=9.781211e-002; krok(n+1)=4.568872e-002; ng(n+1)=4.257846e+001;
n=388; farx(n+1)=2.420866e-002; foe(n+1)=9.774365e-002; krok(n+1)=3.320390e-002; ng(n+1)=7.095858e+001;
n=389; farx(n+1)=2.342249e-002; foe(n+1)=9.759574e-002; krok(n+1)=1.346726e-001; ng(n+1)=1.215098e+002;
n=390; farx(n+1)=2.344163e-002; foe(n+1)=9.752128e-002; krok(n+1)=6.533169e-002; ng(n+1)=3.861829e+001;
n=391; farx(n+1)=2.286541e-002; foe(n+1)=9.729563e-002; krok(n+1)=3.116529e-001; ng(n+1)=3.408002e+001;
n=392; farx(n+1)=2.308568e-002; foe(n+1)=9.711226e-002; krok(n+1)=9.809225e-002; ng(n+1)=7.424599e+001;
n=393; farx(n+1)=2.316769e-002; foe(n+1)=9.674638e-002; krok(n+1)=2.485530e-001; ng(n+1)=1.463199e+002;
n=394; farx(n+1)=2.313319e-002; foe(n+1)=9.646554e-002; krok(n+1)=9.349969e-002; ng(n+1)=1.106430e+002;
n=395; farx(n+1)=2.303991e-002; foe(n+1)=9.584351e-002; krok(n+1)=4.126070e-001; ng(n+1)=9.507968e+001;
n=396; farx(n+1)=2.293007e-002; foe(n+1)=9.531554e-002; krok(n+1)=1.942977e-001; ng(n+1)=1.161470e+002;
n=397; farx(n+1)=2.348565e-002; foe(n+1)=9.474767e-002; krok(n+1)=4.641165e-001; ng(n+1)=5.121721e+001;
n=398; farx(n+1)=2.361822e-002; foe(n+1)=9.374122e-002; krok(n+1)=8.316025e-001; ng(n+1)=7.389186e+001;
n=399; farx(n+1)=2.380336e-002; foe(n+1)=9.351312e-002; krok(n+1)=6.789298e-002; ng(n+1)=7.216608e+001;
n=400; farx(n+1)=2.371429e-002; foe(n+1)=9.254762e-002; krok(n+1)=5.312625e-001; ng(n+1)=4.227935e+001;

figure; semilogy(farx,'b'); hold on; semilogy(foe,'r'); xlabel('Iteracje'); ylabel('Earx, Eoe'); legend('Earx','Eoe'); title('Uczenie predyktora OE');
figure; subplot(2,1,1); semilogy(krok); xlabel('Iteracje'); ylabel('Krok');
subplot(2,1,2); semilogy(ng); xlabel('Iteracje'); ylabel('Norma gradientu');
Earx=farx(n+1)
Eoe=foe(n+1)
